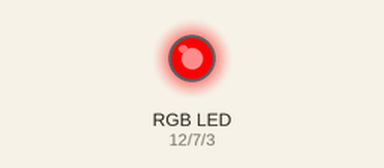
A sketch run on a simulated Arduino Uno, built with avr-gcc and run on an emulated ATmega328P. On the bench: an RGB LED mixed from three pins (HIGH = lit).

Above: at 0.1 s.
At 0.5 s:
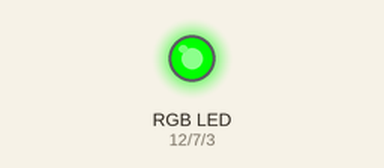
At 0.9 s:
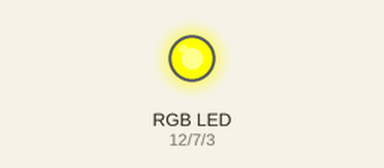
At 1.1 s:
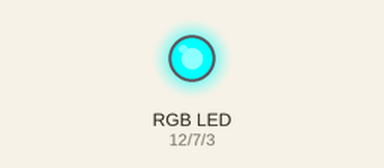
At 1.9 s:
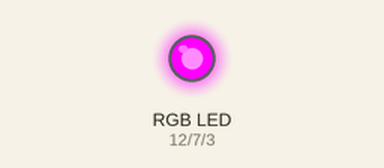
At 2.7 s:
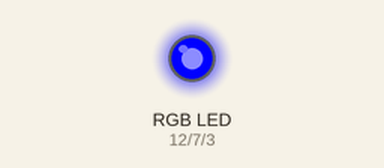
Timing chart, 0 to 3.0 s (numbered marks = the images above):
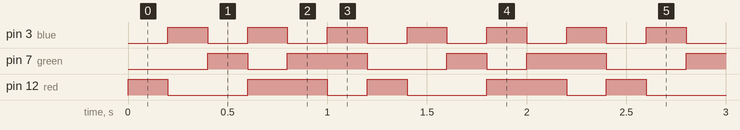

The sketch:

simpleColor.ino
```cpp
/*
 * @author Timothy Do
 * simpleColor.ino: A program for RGB Leds to Display Different Colors using digitalWrite
 *
 */

//Setting Pins Red is 12, Green is 7, Blue is 3
int red = 12;
int green = 7;
int blue = 3;

//set pins to each color cathode
void setup() {
  pinMode(red, OUTPUT);
  pinMode(blue, OUTPUT);
  pinMode(green, OUTPUT);
}

void off() {
  digitalWrite(red, LOW);
  digitalWrite(green, LOW);
  digitalWrite(blue, LOW);
}

void pause() {
  delay(200);
}

void onRed() {
  digitalWrite(red, HIGH);
}

void onGreen() {
  digitalWrite(green, HIGH);
}

void onBlue() {
  digitalWrite(blue, HIGH);
}

void loop() {
  //Red
  off();
  onRed();
  pause();
  off();
  //Blue
  onBlue();
  pause();
  off();
  //Green
  onGreen();
  pause();
  off();
  //Purple
  onRed();
  onBlue();
  pause();
  off();
  //Yellow
  onRed();
  onGreen();
  pause();
  off();
  //Cyan
  onGreen();
  onBlue();
  pause();
  off();
  //White
  onRed();
  onGreen();
  onBlue();
}
```

Measured:
- by itself, pin 3 (blue): alternates HIGH for 0.20 s and LOW for 0.20 s
- by itself, pin 7 (green): repeats every 1.2 s: LOW 0.20 s, HIGH 0.40 s, LOW 0.40 s, HIGH 0.20 s
- by itself, pin 12 (red): repeats every 1.2 s: LOW 0.40 s, HIGH 0.40 s, LOW 0.20 s, HIGH 0.20 s
